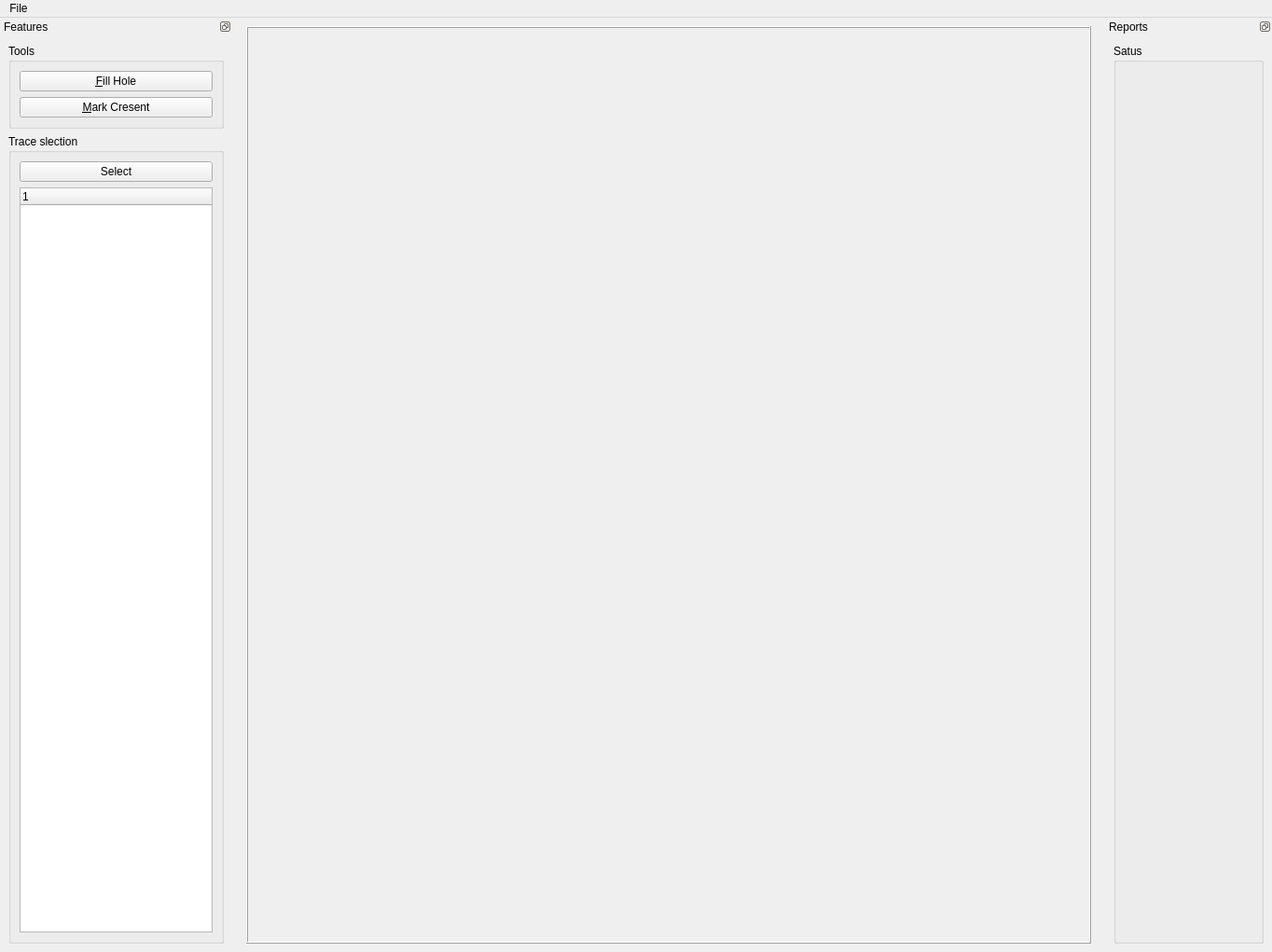
<?xml version="1.0" encoding="UTF-8"?>
<ui version="4.0">
 <class>MainWindow</class>
 <widget class="QMainWindow" name="MainWindow">
  <property name="geometry">
   <rect>
    <x>0</x>
    <y>0</y>
    <width>1364</width>
    <height>1021</height>
   </rect>
  </property>
  <property name="windowTitle">
   <string>MainWindow</string>
  </property>
  <widget class="QWidget" name="centralwidget">
   <layout class="QHBoxLayout" name="horizontalLayout">
    <item>
     <widget class="QFrame" name="imagePlot">
      <property name="frameShape">
       <enum>QFrame::Box</enum>
      </property>
      <property name="frameShadow">
       <enum>QFrame::Raised</enum>
      </property>
     </widget>
    </item>
   </layout>
  </widget>
  <widget class="QDockWidget" name="Features">
   <property name="maximumSize">
    <size>
     <width>249</width>
     <height>524287</height>
    </size>
   </property>
   <property name="cursor">
    <cursorShape>ArrowCursor</cursorShape>
   </property>
   <property name="floating">
    <bool>false</bool>
   </property>
   <property name="features">
    <set>QDockWidget::DockWidgetFloatable|QDockWidget::DockWidgetMovable</set>
   </property>
   <property name="allowedAreas">
    <set>Qt::LeftDockWidgetArea|Qt::RightDockWidgetArea</set>
   </property>
   <property name="windowTitle">
    <string>Features</string>
   </property>
   <attribute name="dockWidgetArea">
    <number>1</number>
   </attribute>
   <widget class="QWidget" name="dockWidgetContents">
    <layout class="QVBoxLayout" name="verticalLayout_4">
     <item>
      <widget class="QGroupBox" name="tools">
       <property name="minimumSize">
        <size>
         <width>231</width>
         <height>91</height>
        </size>
       </property>
       <property name="maximumSize">
        <size>
         <width>231</width>
         <height>16777215</height>
        </size>
       </property>
       <property name="title">
        <string>Tools</string>
       </property>
       <layout class="QVBoxLayout" name="verticalLayout">
        <item>
         <widget class="QPushButton" name="pushButton">
          <property name="maximumSize">
           <size>
            <width>211</width>
            <height>16777215</height>
           </size>
          </property>
          <property name="text">
           <string>&amp;Fill Hole</string>
          </property>
         </widget>
        </item>
        <item>
         <widget class="QPushButton" name="pushButton_2">
          <property name="maximumSize">
           <size>
            <width>211</width>
            <height>16777215</height>
           </size>
          </property>
          <property name="text">
           <string>&amp;Mark Cresent</string>
          </property>
         </widget>
        </item>
       </layout>
      </widget>
     </item>
     <item>
      <widget class="QGroupBox" name="Selection">
       <property name="minimumSize">
        <size>
         <width>231</width>
         <height>381</height>
        </size>
       </property>
       <property name="maximumSize">
        <size>
         <width>231</width>
         <height>16777215</height>
        </size>
       </property>
       <property name="title">
        <string>Trace slection</string>
       </property>
       <layout class="QVBoxLayout" name="verticalLayout_2">
        <item>
         <widget class="QPushButton" name="pushButton_3">
          <property name="maximumSize">
           <size>
            <width>211</width>
            <height>16777215</height>
           </size>
          </property>
          <property name="text">
           <string>Select</string>
          </property>
         </widget>
        </item>
        <item>
         <widget class="QTreeWidget" name="FileViewer">
          <property name="maximumSize">
           <size>
            <width>211</width>
            <height>16777215</height>
           </size>
          </property>
          <column>
           <property name="text">
            <string notr="true">1</string>
           </property>
          </column>
         </widget>
        </item>
       </layout>
      </widget>
     </item>
    </layout>
   </widget>
  </widget>
  <widget class="QDockWidget" name="Reports">
   <property name="maximumSize">
    <size>
     <width>179</width>
     <height>524287</height>
    </size>
   </property>
   <property name="features">
    <set>QDockWidget::DockWidgetFloatable|QDockWidget::DockWidgetMovable</set>
   </property>
   <property name="allowedAreas">
    <set>Qt::LeftDockWidgetArea|Qt::RightDockWidgetArea</set>
   </property>
   <property name="windowTitle">
    <string>Reports</string>
   </property>
   <attribute name="dockWidgetArea">
    <number>2</number>
   </attribute>
   <widget class="QWidget" name="dockWidgetContents_3">
    <layout class="QVBoxLayout" name="verticalLayout_3">
     <item>
      <widget class="QGroupBox" name="status">
       <property name="minimumSize">
        <size>
         <width>161</width>
         <height>51</height>
        </size>
       </property>
       <property name="maximumSize">
        <size>
         <width>161</width>
         <height>16777215</height>
        </size>
       </property>
       <property name="title">
        <string>Satus</string>
       </property>
      </widget>
     </item>
    </layout>
   </widget>
  </widget>
  <widget class="QMenuBar" name="menuBar">
   <property name="geometry">
    <rect>
     <x>0</x>
     <y>0</y>
     <width>1364</width>
     <height>21</height>
    </rect>
   </property>
   <widget class="QMenu" name="menuFile">
    <property name="title">
     <string>File</string>
    </property>
    <addaction name="actionOperating_Directory"/>
   </widget>
   <addaction name="menuFile"/>
  </widget>
  <action name="actionOperating_Directory">
   <property name="text">
    <string>Operating Directory</string>
   </property>
   <property name="shortcutContext">
    <enum>Qt::WindowShortcut</enum>
   </property>
  </action>
 </widget>
 <resources/>
 <connections/>
</ui>
